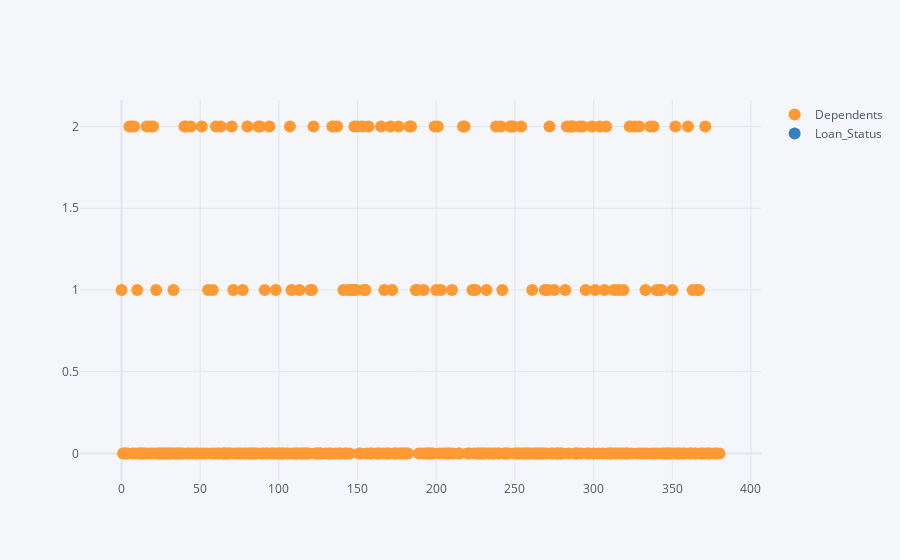

This figure's notebook cell:
### Code cell
dataset1[['Dependents','Loan_Status']].iplot(kind="scatter",mode="markers+text")

### Figure 1 — Plotly figure (JSON) as saved in the notebook; plotly's stock layout.template omitted (floating-point values rounded to 4 significant figures; data arrays with more than 128 entries replaced by an {"elided": "..."} marker saying what was removed)
{"data": [{"line": {"color": "rgba(255, 153, 51, 1.0)", "dash": "solid", "shape": "linear", "width": 1.3}, "marker": {"size": 12, "symbol": "circle"}, "mode": "markers+text", "name": "Dependents", "text": "", "type": "scatter", "x": {"elided": "381 int values"}, "y": {"elided": "381 str values"}}, {"line": {"color": "rgba(55, 128, 191, 1.0)", "dash": "solid", "shape": "linear", "width": 1.3}, "marker": {"size": 12, "symbol": "circle"}, "mode": "markers+text", "name": "Loan_Status", "text": "", "type": "scatter", "x": {"elided": "381 int values"}, "y": {"elided": "381 str values"}}], "layout": {"legend": {"bgcolor": "#F5F6F9", "font": {"color": "#4D5663"}}, "paper_bgcolor": "#F5F6F9", "plot_bgcolor": "#F5F6F9", "title": {"font": {"color": "#4D5663"}}, "xaxis": {"gridcolor": "#E1E5ED", "showgrid": true, "tickfont": {"color": "#4D5663"}, "title": {"font": {"color": "#4D5663"}, "text": ""}, "zerolinecolor": "#E1E5ED"}, "yaxis": {"gridcolor": "#E1E5ED", "showgrid": true, "tickfont": {"color": "#4D5663"}, "title": {"font": {"color": "#4D5663"}, "text": ""}, "zerolinecolor": "#E1E5ED"}}}
